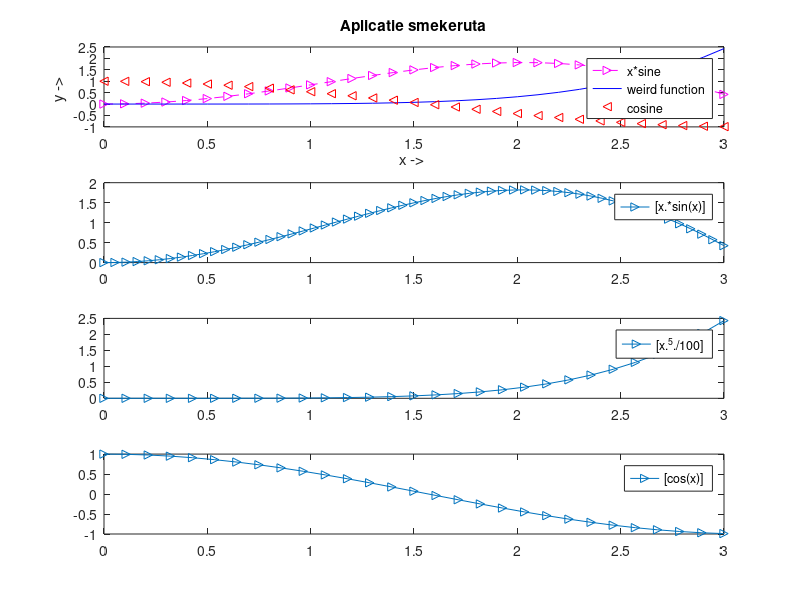

The MATLAB script that drew this image:
x = 0:0.1:3;
subplot(4,1,1)
plot(x, x.*sin(x), '-->m', x, x.^5/100, 'b', x, cos(x), '<r')
xlabel("x -> ")
ylabel("y -> ")
legend("x*sine", "weird function", "cosine")
title("Aplicatie smekeruta")
subplot(4,1,2)
fplot("[x*sin(x)]", [0, 3], '.->')
subplot(4,1,3)
fplot("[x^5/100]", [0, 3], '.->')
subplot(4,1,4)
fplot("[cos(x)]", [0, 3], '.->')